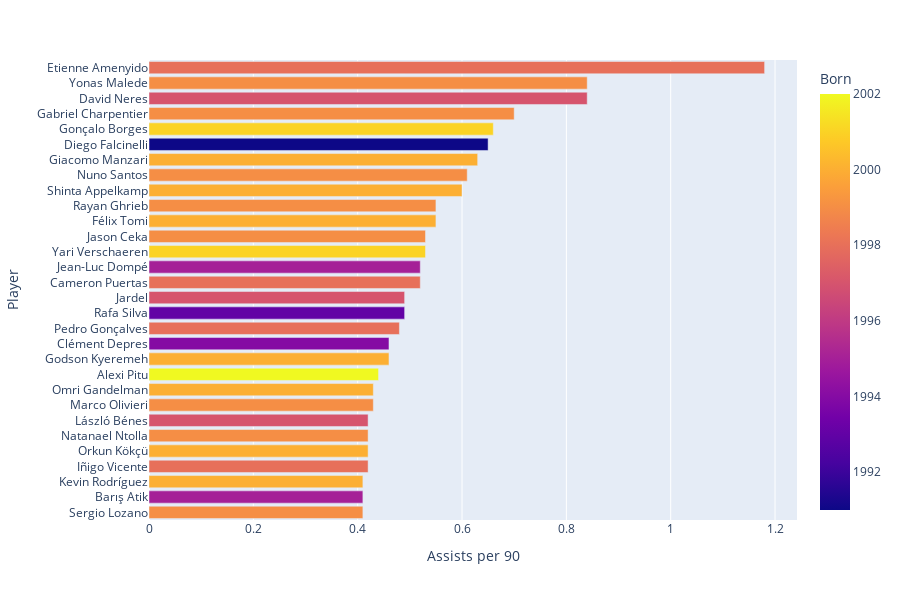

Here is the notebook cell this chart was saved with:
### Code cell
top_assists_90 = striker_dataframe.nlargest(30, 'Assists per 90')
top_assists_90 = top_assists_90.sort_values('Assists per 90', ascending=True)
px.bar(top_assists_90, x='Assists per 90', y='Player', hover_data=['Player'], orientation='h', height=600, color='Born')

### Figure 1 — Plotly figure (JSON) as saved in the notebook; plotly's stock layout.template omitted (floating-point values rounded to 4 significant figures)
{"data": [{"alignmentgroup": "True", "hovertemplate": "Assists per 90=%{x}<br>Player=%{y}<br>Born=%{marker.color}<extra></extra>", "legendgroup": "", "marker": {"color": [1999, 1995, 2000, 1998, 2000, 1999, 1997, 1999, 2000, 2002, 2000, 1994, 1998, 1993, 1997, 1998, 1995, 2001, 1999, 2000, 1999, 2000, 1999, 2000, 1991, 2001, 1999, 1997, 1999, 1998], "coloraxis": "coloraxis", "pattern": {"shape": ""}}, "name": "", "offsetgroup": "", "orientation": "h", "showlegend": false, "textposition": "auto", "type": "bar", "x": [0.41, 0.41, 0.41, 0.42, 0.42, 0.42, 0.42, 0.43, 0.43, 0.44, 0.46, 0.46, 0.48, 0.49, 0.49, 0.52, 0.52, 0.53, 0.53, 0.55, 0.55, 0.6, 0.61, 0.63, 0.65, 0.66, 0.7, 0.84, 0.84, 1.18], "xaxis": "x", "y": ["Sergio Lozano", "Barış Atik", "Kevin Rodríguez", "Iñigo Vicente", "Orkun Kökçü", "Natanael Ntolla", "László Bénes", "Marco Olivieri", "Omri Gandelman", "Alexi Pitu", "Godson Kyeremeh", "Clément Depres", "Pedro Gonçalves", "Rafa Silva", "Jardel", "Cameron Puertas", "Jean-Luc Dompé", "Yari Verschaeren", "Jason Ceka", "Félix Tomi", "Rayan Ghrieb", "Shinta Appelkamp", "Nuno Santos", "Giacomo Manzari", "Diego Falcinelli", "Gonçalo Borges", "Gabriel Charpentier", "David Neres", "Yonas Malede", "Etienne Amenyido"], "yaxis": "y"}], "layout": {"barmode": "relative", "coloraxis": {"colorbar": {"title": {"text": "Born"}}, "colorscale": [[0, "#0d0887"], [0.1111, "#46039f"], [0.2222, "#7201a8"], [0.3333, "#9c179e"], [0.4444, "#bd3786"], [0.5556, "#d8576b"], [0.6667, "#ed7953"], [0.7778, "#fb9f3a"], [0.8889, "#fdca26"], [1, "#f0f921"]]}, "height": 600, "legend": {"tracegroupgap": 0}, "margin": {"t": 60}, "xaxis": {"anchor": "y", "domain": [0, 1], "title": {"text": "Assists per 90"}}, "yaxis": {"anchor": "x", "domain": [0, 1], "title": {"text": "Player"}}}}
